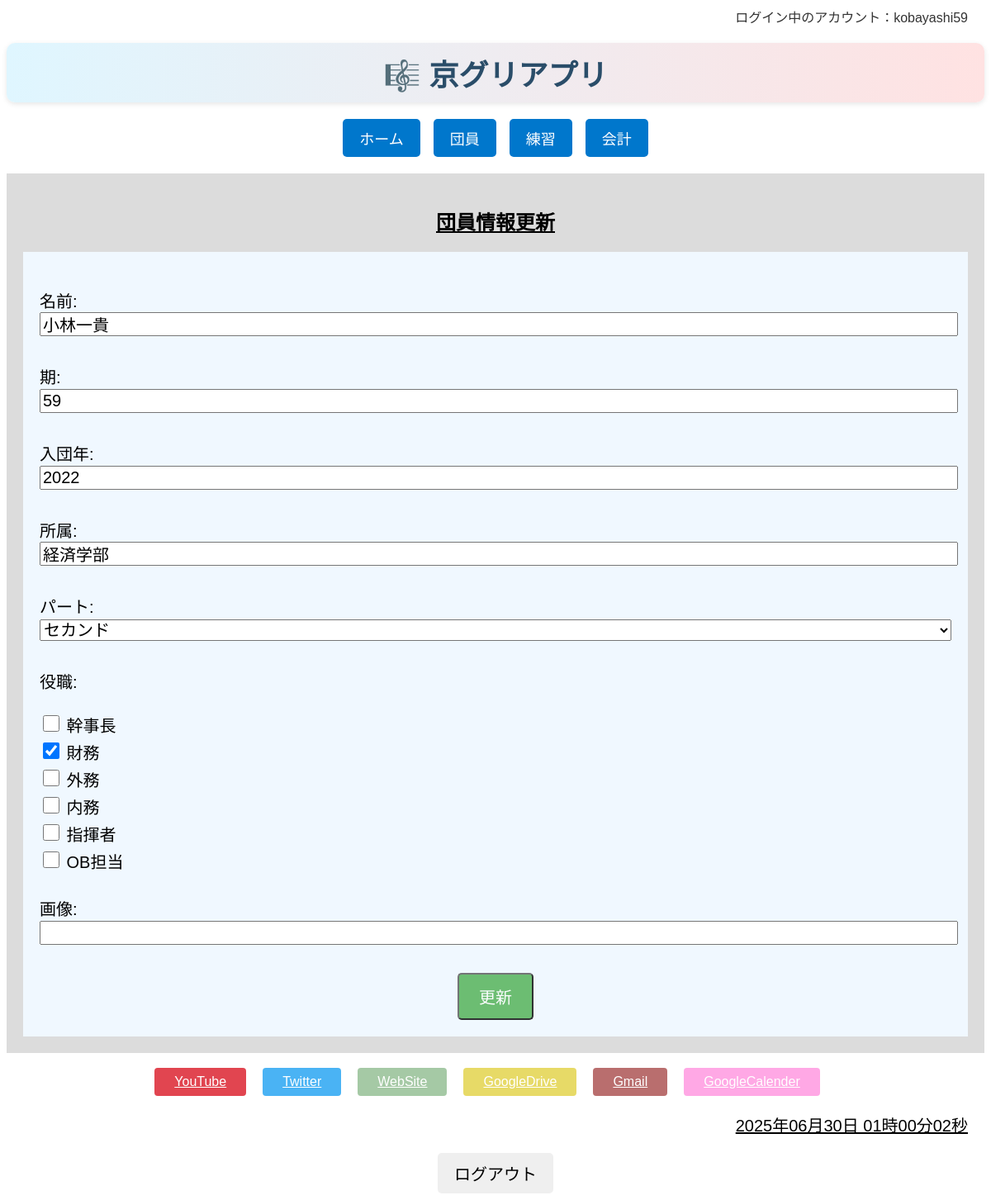
Page /member/8771d4e5-0cde-4285-b242-f666dc0be6bb/update/ (signed in) on the earlier database version.
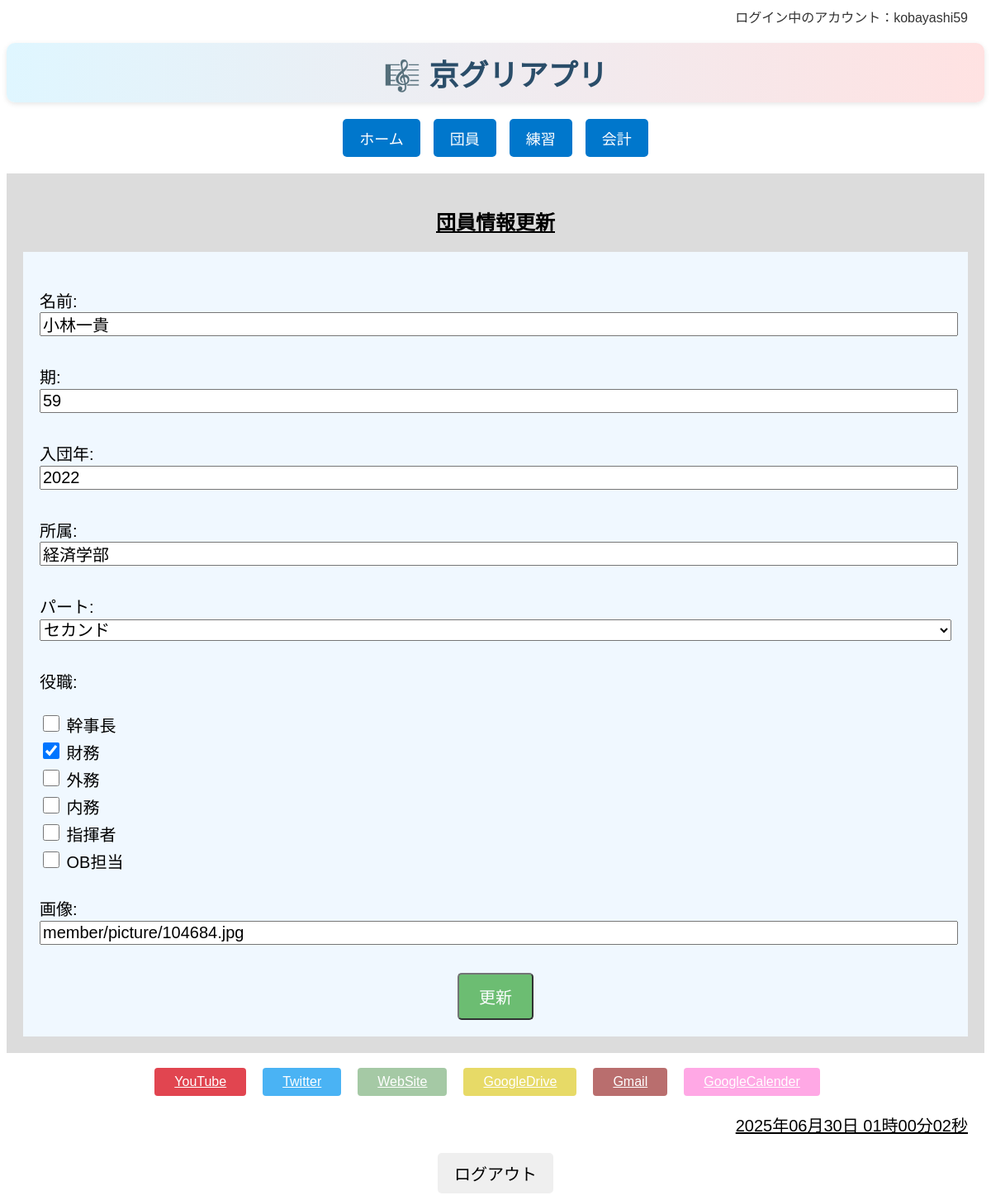
Same page on the later database version.
### member/models.py (models this page shows, shortened)
class Member(models.Model):
    PART_CHOICES = [
        ('top', 'トップ'),
        ('second', 'セカンド'),
        ('baritone', 'バリトン'),
        ('bass', 'ベース'),
    ]
    id = models.UUIDField(
        primary_key=True,
        default=uuid.uuid4,
        editable=False,
        verbose_name="ID"
    )  # 主キーとしてUUIDを使用（安全性・衝突回避）
    name = models.CharField(max_length=100, verbose_name="名前")  # 団員名
    kyogleeid = models.IntegerField(verbose_name="期")  # 何期生か（整数）
    joinyear = models.IntegerField(verbose_name="入団年")  # 入団年度
    faculty = models.CharField(max_length=100, verbose_name="所属")  # 学部など
    part = models.CharField(
        max_length=10,
        choices=PART_CHOICES,
        verbose_name="パート"
    )  # 所属パート（選択式）
    role = models.ManyToManyField(
        Role,
        verbose_name="役職",
        blank=True
    )  # 複数の役職と多対多で紐づけ
    picture = CloudinaryField(
        '画像',
        blank=True,
        null=True
    )  # Cloudinaryに保存されるプロフィール画像
    created_at = models.DateTimeField(
        auto_now_add=True,
        verbose_name="作成日時"
    )  # 登録された日時（自動記録）
    updated_at = models.DateTimeField(
        auto_now=True,
        verbose_name="更新日時"
    )  # 最終更新日時（自動記録）
    user = models.OneToOneField(
        User,
        on_delete=models.CASCADE,
        null=True,
        blank=True
    )  # Djangoのログインユーザーと紐づけ（任意）

### member/views.py (the view, shortened to what this page needs)
class MemberUpdateView(LoginRequiredMixin, View):
    def get(self, request, id):
        member = get_object_or_404(Member, id=id)
        form = MemberForm(instance=member)
        return render(request, "member/member_update.html", {"form": form})

### member/forms.py
class MemberForm(ModelForm):
    class Meta:
        model = Member  # 対応するモデル
        fields = [
            "name",
            "kyogleeid",
            "joinyear",
            "faculty",
            "part",
            "role",
            "picture"
        ]  # フォームに表示させるフィールドを指定
        widgets = {
            'name': forms.TextInput(attrs={'placeholder': '例）小林一貴'}),
            'kyogleeid': forms.TextInput(attrs={'placeholder': '例）59'}),
            'joinyear': forms.TextInput(attrs={'placeholder': '例）2022'}),
            'faculty': forms.TextInput(attrs={'placeholder': '例）経済学部'}),
            'role': forms.CheckboxSelectMultiple,  # 複数選択をチェックボックスで表示
        }

### member/models.py (called while the page is built)
    def __str__(self):
        return self.label

### templates/member/member_update.html (shortened to what this page needs)
{% extends "base/base.html" %}
{% block body %}
<div class="contents">
    <h2 class="page_name">団員情報更新</h2>
    <div class="register_contents">
        <form method="POST" enctype="multipart/form-data" class="register_form">
            {{form.as_p}}
            <div class="save_wrapper">
                <button type="submit" class="save">更新</button>
            </div>
        </form>
    </div>
</div>
{% endblock %}

Differences in the rows shown:
changed Member "小林一貴": picture (not shown) → "member/picture/104684.jpg"
